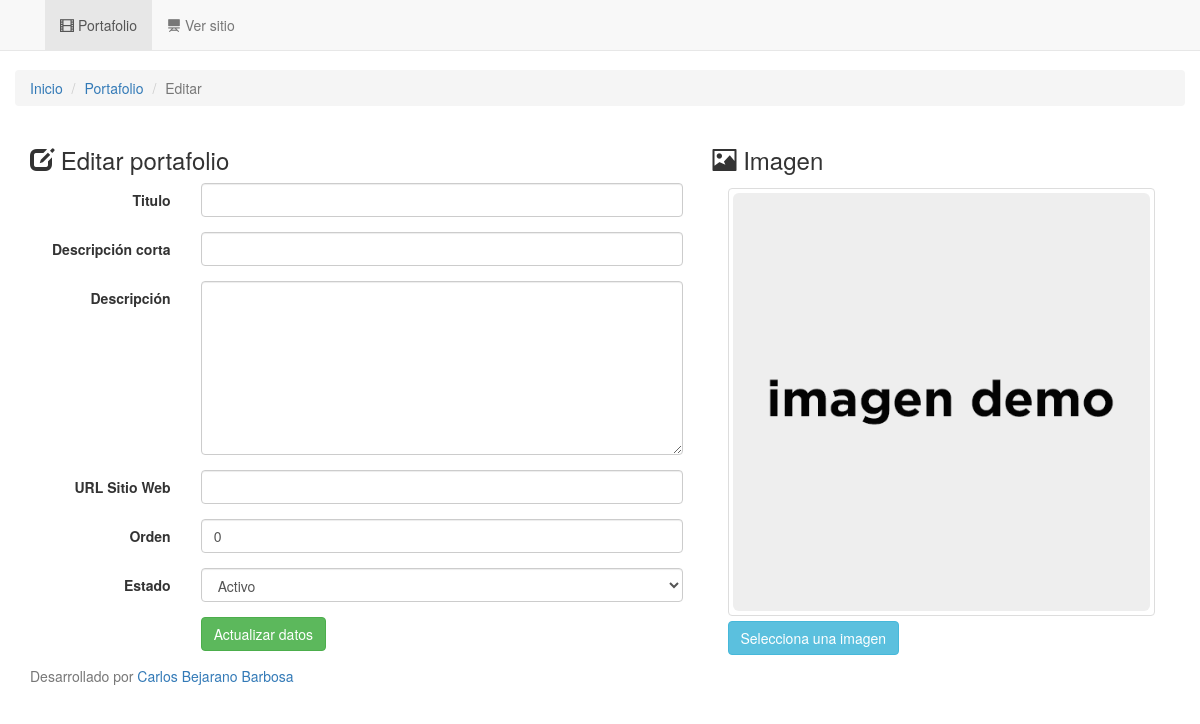
The app's page /admin/banneradd.php, older data.
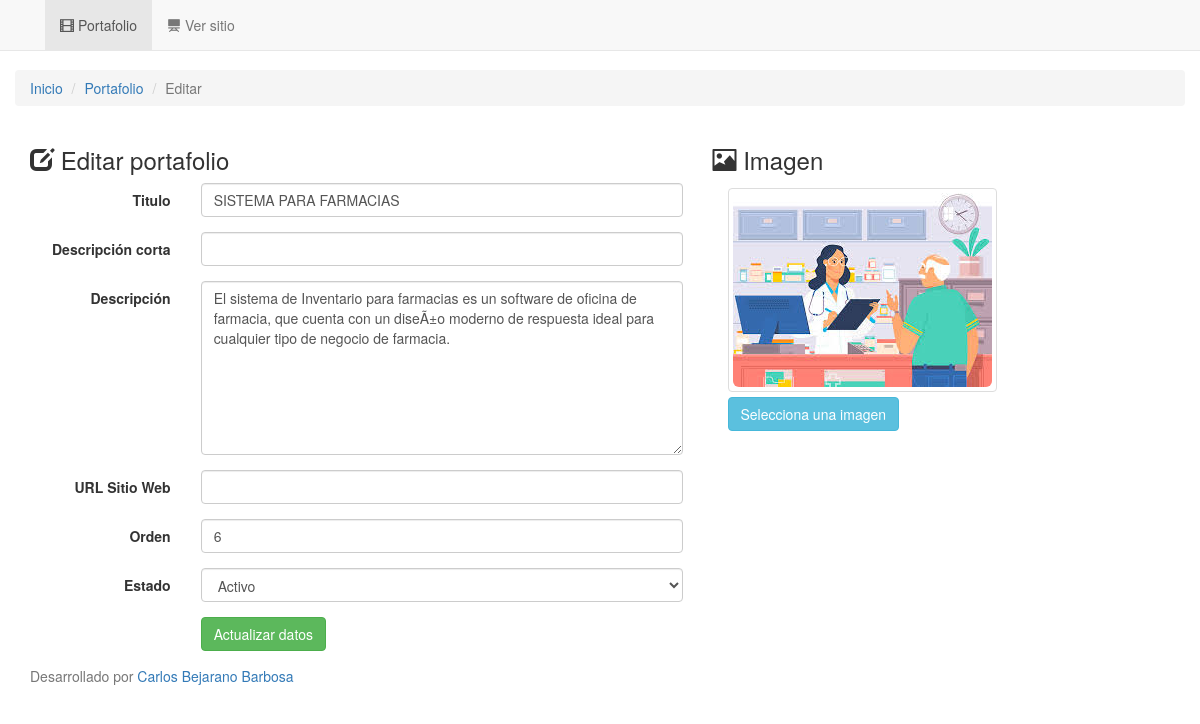
The same page, newer data.
### tables this page shows
CREATE TABLE `portafolio` (
  `id` int(11) NOT NULL,
  `titulo` varchar(100) NOT NULL,
  `descripcion_corta` varchar(255) NOT NULL,
  `descripcion` text NOT NULL,
  `url_image` varchar(255) NOT NULL,
  `url_web` varchar(255) NOT NULL,
  `estado` int(1) NOT NULL,
  `orden` int(2) NOT NULL
);

### admin/banneradd.php (the view, shortened to what this page needs)
<?php
include ("../conexion.php");
$sql_last=mysqli_query($con,"select LAST_INSERT_ID(id) as last from portafolio order by id desc limit 0,1");
$rw=mysqli_fetch_array($sql_last);
$id_banner=intval($rw['last']);
$sql=mysqli_query($con,"select * from portafolio where id='$id_banner' limit 0,1");
$rw=mysqli_fetch_array($sql);
$titulo=$rw['titulo'];
$descripcion=$rw['descripcion'];
$url_image=$rw['url_image'];
$orden=intval($rw['orden']);
$estado=intval($rw['estado']);
?>
<!DOCTYPE html>
<html lang="en">
  <head>
	<link rel="stylesheet" href="https://maxcdn.bootstrapcdn.com/bootstrap/3.3.5/css/bootstrap.min.css">
    <link href="css/navbar-fixed-top.css" rel="stylesheet">
	<link href="css/preview-image.css" rel="stylesheet">
  </head>
  <body>
		<?php include("top_menu.php");?>
    <div class="container">
      <div class="row">
	   <ol class="breadcrumb">
		  <li><a href="#">Inicio</a></li>
		  <li><a href="index.php">Portafolio</a></li>
		  <li class="active">Editar</li>
		</ol>
		 <div class="col-md-7">
		 <h3 ><span class="glyphicon glyphicon-edit"></span> Editar portafolio</h3>
			<form class="form-horizontal" id="editar_banner">
			  <div class="form-group">
				<label for="titulo" class="col-sm-3 control-label">Titulo</label>
				<div class="col-sm-9">
				  <input type="text" class="form-control" id="titulo" value="<?php echo $titulo;?>" required name="titulo">
				</div>
			  </div>
			  <div class="form-group">
				<label for="descripcion_corta" class="col-sm-3 control-label">Descripción corta</label>
				<div class="col-sm-9">
				  <input type="text" class="form-control" id="descripcion_corta" value="" required name="descripcion_corta">
				</div>
			  </div>
			  <div class="form-group">
				<label for="titulo" class="col-sm-3 control-label">Descripción</label>
				<div class="col-sm-9">
				  <textarea class='form-control' name="descripcion" id="descripcion" required rows=8><?php echo $descripcion;?></textarea>
				</div>
			  </div>
			<div class="form-group">
				<label for="url_web" class="col-sm-3 control-label">URL Sitio Web</label>
				<div class="col-sm-9">
				  <input type="url" class="form-control" id="url_web" value=""  name="url_web">
				</div>
			  </div>
			  <div class="form-group">
				<label for="orden" class="col-sm-3 control-label">Orden</label>
				<div class="col-sm-9">
				  <input type="number" class="form-control" id="orden" name="orden" value="<?php echo $orden;?>">
				</div>
			  </div>
			  <div class="form-group">
				<label for="estado" class="col-sm-3 control-label">Estado</label>
				<div class="col-sm-9">
				  <select class="form-control" id="estado" required name="estado">
					  <option value="1" <?php if($estado==1){echo "selected";} ?>>Activo</option>
				 </select>
				</div>
			  </div>
			  <div class="form-group">
				<div class="col-sm-offset-3 col-sm-9">
				  <button type="submit" class="btn btn-success">Actualizar datos</button>
				</div>
			  </div>
			</form>
		</div>
		<div class="col-md-5">
		 <h3 ><span class="glyphicon glyphicon-picture"></span> Imagen</h3>
		 <form class="form-vertical">
			<div class="form-group">
				<div class="col-sm-12">
				 <div class="fileinput fileinput-new" data-provides="fileinput">
								  <div class="fileinput-new thumbnail" style="max-width: 100%;" >
									  <img class="img-rounded" src="../img/banner/<?php echo $url_image;?>" />
								  </div>
								  <div>
									<span class="btn btn-info btn-file"><span class="fileinput-new">Selecciona una imagen</span>
									<span class="fileinput-exists" onclick="upload_image();">Cambiar imagen</span><input type="file" name="fileToUpload" id="fileToUpload" required onchange="upload_image();"></span>
								  </div>
					</div>
				</div>
			  </div>
		 </form>
		</div>
    </div>
	</div>
		<?php include("footer.php");?>
  </body>
</html>

Row changes from the older to the newer data that the page shows:
removed portafolio: orden "0", url_image (picture)
added portafolio: titulo "SISTEMA PARA FARMACIAS", descripcion "El sistema de Inventario para farmacias es un software de oficina de farmacia, que cuenta con un diseÃ±o moderno de respuesta ideal para cualquier tipo de negocio de farmacia.", orden "6", estado "Activo", url_image (picture)
Text that changed along with them:
form field estado: "Activo" → (not shown)
